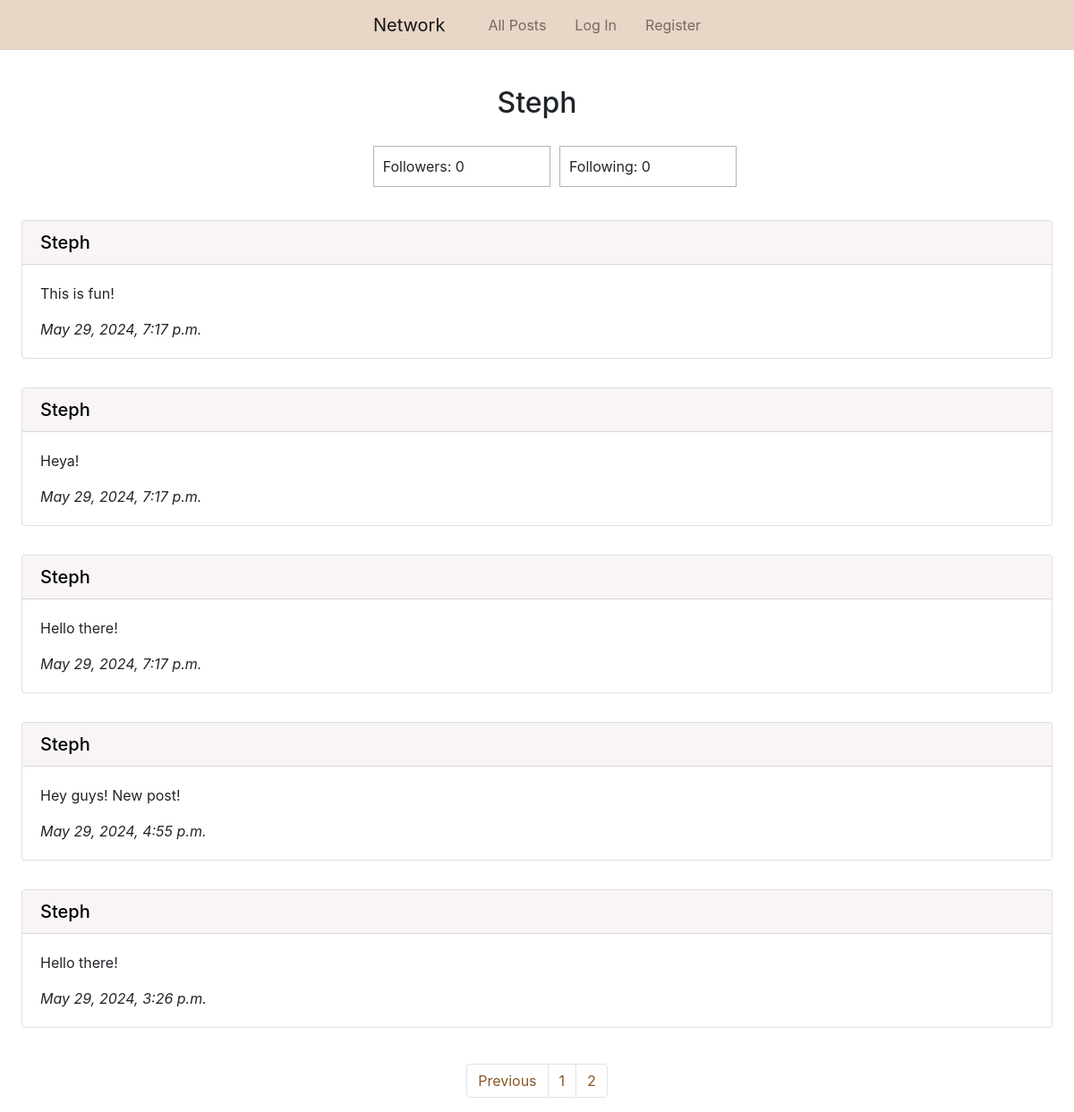
The page /profile/1?page=2 on the database its author committed.
### network/models.py (models this page shows, shortened)
class User(AbstractUser):
    pass

class Post(models.Model):
    content = models.CharField(max_length=300)
    user = models.ForeignKey(User, on_delete=models.CASCADE, related_name="post_user")
    date_time = models.DateTimeField(auto_now_add=True)

### network/views.py (the view)
# urls.py: path("profile/<int:user_id>", views.profile, name="profile"),
def profile(request, user_id):
    profile_user = User.objects.get(pk=user_id)
    user_posts = Post.objects.filter(user=profile_user).order_by("id").reverse()
    paginator = Paginator(user_posts, 10)
    page_number = request.GET.get("page")
    page_posts = paginator.get_page(page_number)
    followers = Follow.objects.filter(user_following=profile_user)
    following = Follow.objects.filter(user_follower=profile_user)
    try:
        if len(followers.filter(user_follower=request.user)) != 0:
            is_following = True
        else:
            is_following = False
    except:
        is_following = False
    return render(request, "network/profile.html", {
        "page_posts": page_posts,
        "profile_user": profile_user,
        "followers": followers,
        "following": following,
        "is_following": is_following
    })

### network/templates/network/profile.html (shortened to what this page needs)
{% extends "network/layout.html" %}
{% block body %}
    <h2 class="px-5 pt-4 pb-3 mt-3 text-center">{{ profile_user.username | capfirst }}</h2>
    <ul class="row d-flex justify-content-center">
        <li class="col-2 follow-border">
            Followers: {{ followers.count }}
        </li>
        <li class="col-2 follow-border">
            Following: {{ following.count }}
        </li>
    </ul>
    {% for post in page_posts %}
        <div class="px-4 py-3">
            <div class="card">
                <h5 class="card-header bg-brown"><a class="blacklink" href="{% url 'profile' user_id=post.user.id %}">{{ post.user.username | capfirst }}</a></h5>
                <div class="card-body">
                <p class="card-text">{{ post.content }}</p>
                <p class="card-text"><i>{{ post.date_time }}</i></p>
                </div>
            </div>
        </div>
    {% endfor %}
    <br>
    <nav aria-label="Page navigation">
        <ul class="pagination d-flex justify-content-center">
            {% if page_posts.has_previous %}
                <li class="page-item"><a class="page-link brown-text" href="?page={{ page_posts.previous_page_number }}">Previous</a></li>
            {% endif %}
            {% for i in page_posts.paginator.page_range %}
                <li class="page-item"><a class="page-link brown-text" href="?page={{ i }}">{{ i }}</a></li>
            {% endfor %}
        </ul>
      </nav>
{% endblock %}

### network/static/network/styles.css (style rules this page uses)
.blacklink { color: black !important; }
.bg-brown { background-color: #f8f5f4 !important; }
.brown-text { color: #8a5626 !important; }
.follow-border { border: solid 1px rgb(182, 180, 180); padding: 10px; margin: 5px; list-style-type: None; }

### rows shown on the page
User: username "Steph"
Post: user.username "Steph", content "This is fun!", date_time "May 29, 2024, 7:17 p.m."
Post: user.username "Steph", content "Heya!", date_time "May 29, 2024, 7:17 p.m."
Post: user.username "Steph", content "Hello there!", date_time "May 29, 2024, 7:17 p.m."
Post: user.username "Steph", content "Hey guys! New post!", date_time "May 29, 2024, 4:55 p.m."
Post: user.username "Steph", content "Hello there!", date_time "May 29, 2024, 3:26 p.m."

### other values the page prints
{{ followers.count }} "0"
{{ following.count }} "0"
{{ i }} "1" "2"
